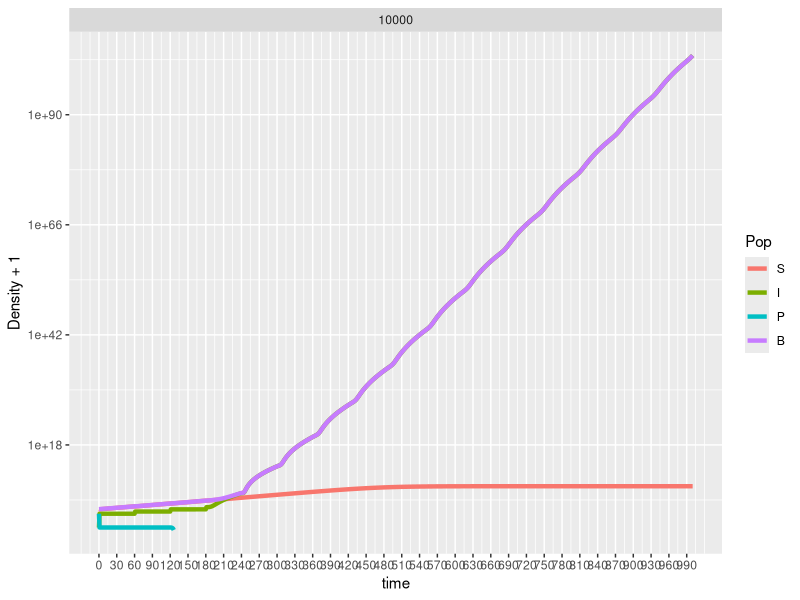

Write the R code that produced this figure.
library(deSolve)
library(reshape2)
library(ggplot2)

##TODO: why are phage declining when negative?

derivs <- function(t, y, parms) {
  #The derivs function must return the derivative of all the variables at a
  # given time, in a list
  
  #Set negative y values to 0 so they don't affect the dN's
  y[y < 0] <- 0
  
  #with makes the named elements of a list available by simply calling the name
  # (as if all the names were variables)
  #It requires two arguments: a named list, and an expression to evaluate
  #And will evaluate the expression in the environment where the names of the
  # list are available as variables
  with(as.list(c(y, parms)),
       { 
         #For troubleshooting
         # print(paste("t=", t, sep = ""))
         # print(paste("t-tau=", t-tau, sep = ""))
         
         #Old (exponential dS/dt)
         #dS/dt = rS - aSP
         # if (t < tau) {dS <- 0
         # } else {
         dS <- r*y[1] - a*y[1]*y[3]
         
         #New (logistic dS/dt)
         #dS/dt = rS((K-S/K)) - aSP
         dS <- r*y[1]*((K-y[1])/K) - a*y[1]*y[3]
         
         #dI/dt = aSP - aS(t-tau)P(t-tau)
         if (t < tau) {dI <- a*y[1]*y[3]
         } else {dI <- a*y[1]*y[3] - a*lagvalue(t-tau, 1)*lagvalue(t-tau, 3)}
         #dP/dt = baS(t-tau)P(t-tau) - aSP
         if (t < tau) {dP <- - a*y[1]*y[3]
         } else {dP <- b*a*lagvalue(t-tau, 1)*lagvalue(t-tau, 3) - a*y[1]*y[3]}
         
         dN_vals <- list(c(dS, dI, dP))
         
         #Issue warnings about too small/too large yvals
         if (any(y < 0)) {
           warning(paste("pop(s)",
                         paste(which(y < 0), collapse = ","),
                         "below 0, returning dN = 0"))
         }
         dN_vals[y < 0] <- 0
         
         if (any(y > 10**100)) {
           warning(paste("pop(s)",
                         paste(which(y > 10**100), collapse = ","),
                         "exceed max limit, 10^100, returning dN = 0"))
         }
         dN_vals[y > 10**100] <- 0
         
         return(dN_vals)
       }
  )
}

#myseq <- 10**seq(from = -3, to = 4, by = 1)
myseq <- c(10000)
for (i in 1:length(myseq)) {
  init_dens <- myseq[i]
  yinit <- c(S = init_dens, I = 0, P = init_dens/10)
  times <- seq(0, 1000, 1)
  # ln(1/2) = -r * doub_time
  params <- c(r = 0.025, a = 0.01, b = 3, tau = 60, K = 10**9)
  
  yout <- dede(y = yinit, times = times, func = derivs, parms = params)
  yout <- as.data.frame(yout)
  yout$B <- yout$S + yout$I
  
  ymelt <- reshape2::melt(data = as.data.frame(yout), id = c("time"),
                          value.name = "Density", variable.name = "Pop")
  ymelt$init_dens <- init_dens
  if (i == 1) {ybig <- ymelt
  } else {ybig <- rbind(ybig, ymelt)}
}

ggplot(data = ybig[ybig$init_dens == 10000,], 
       aes(x = time, y = Density+1, color = Pop)) +
        geom_line(lwd = 1.5, alpha = 1) + 
  facet_wrap(~init_dens, scales = "free_y") +
  scale_y_continuous(trans = "log10") +
  scale_x_continuous(breaks = seq(from = 0, to = max(ybig$time), by = 30)) +
  NULL
